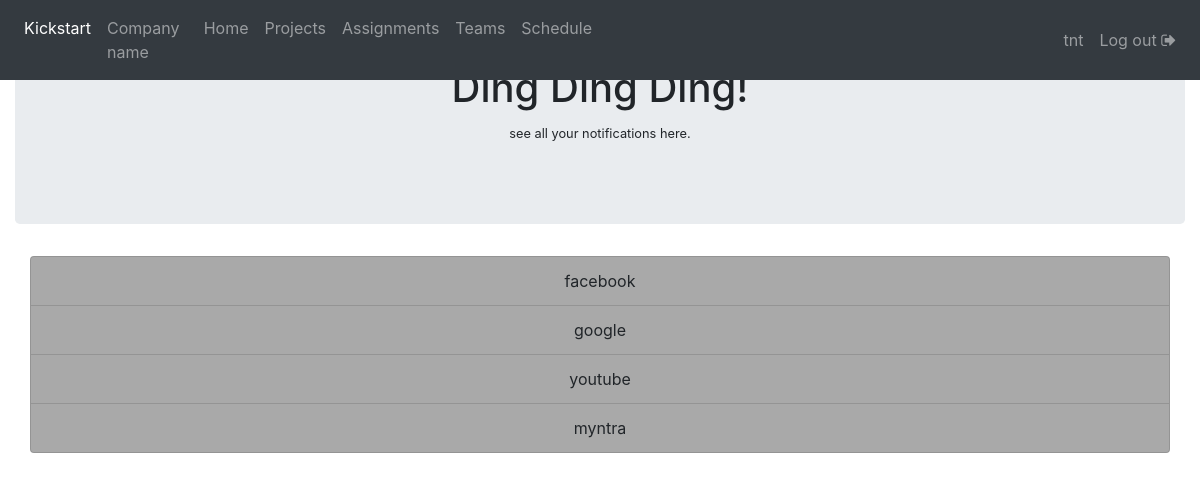
Screenshot of /notifs/notifications/ (signed in) with the database file from the repository.
### notifs/models.py (models this page shows, shortened)
class Webpage(models.Model):
    name = models.CharField(max_length=264,unique=True)
    url = models.URLField(unique=True)

### notifs/views.py (the view)
# urls.py: path('notifications/', views.allNotifications, name='notifications'),
def allNotifications(request):
    webpage = Webpage.objects.all()
    record_dict = {'pages':webpage}
    return render(request, 'notifs/allNotifications.html', context=record_dict)

### templates/notifs/allNotifications.html (shortened to what this page needs)
<!DOCTYPE html>
<html>
<head>
    <link rel="stylesheet" href="https://maxcdn.bootstrapcdn.com/bootstrap/4.1.3/css/bootstrap.min.css">
    <link rel="stylesheet" href="https://cdnjs.cloudflare.com/ajax/libs/font-awesome/4.7.0/css/font-awesome.min.css">
</head>
<body>
<nav class="navbar navbar-expand-md navbar-dark bg-dark fixed-top">
    <div class="navbar-collapse collapse w-100 order-1 order-md-0 dual-collapse2">
        <ul class="navbar-nav mr-auto">
            <div class="navbar-header">
                <li class="nav-item active">
                    <a class="nav-link" href="#">Kickstart</a>
                </li>
            </div>
            <li class="nav-item">
                <a class="nav-link">Company name</a>
            </li>
            <li class="nav-item">
                <a class="nav-link" href="#">Home</a>
            </li>
            <li class="nav-item">
                <a class="nav-link" href="#">Projects</a>
            </li>
            <li class="nav-item">
                <a class="nav-link" href="#">Assignments</a>
            </li>
            <li class="nav-item">
                <a class="nav-link" href="#">Teams</a>
            </li>
            <li class="nav-item">
                <a class="nav-link" href="#">Schedule</a>
            </li>
        </ul>
    </div>
    <div class="navbar-collapse collapse w-100 order-3 dual-collapse2">
        <ul class="navbar-nav ml-auto">
            <li class="nav-item">
                <a class="nav-link" href="#">{{ user.username }}</a>
            </li>
            <li class="nav-item">
                <a class="nav-link" href="#">Log out <span class="fa fa-sign-out" style="font-size: 16px;"></span></a>
            </li>
        </ul>
    </div>
</nav>
<div class="container-fluid">
    <div class="jumbotron">
        <h1 class="text-center">Ding Ding Ding!</h1>
        <p class="text-center">
            <small>see all your notifications here.</small>
    </div>
</div>
{% if pages %}
    <ul class="text-center" style="padding-left: 30px;padding-right: 30px;">
        {% for page in pages %}
            <li class="list-group-item" style="background-color: darkgray">{{ page.name }}</li>
        {% endfor %}
    </ul>
{% else %}
    <p>NO PAGES</p>
{% endif %}
</body>
</html>

### rows the page displays
Webpage: name "facebook"
Webpage: name "google"
Webpage: name "youtube"
Webpage: name "myntra"

### other values shown
{{ user.username }} "tnt"
